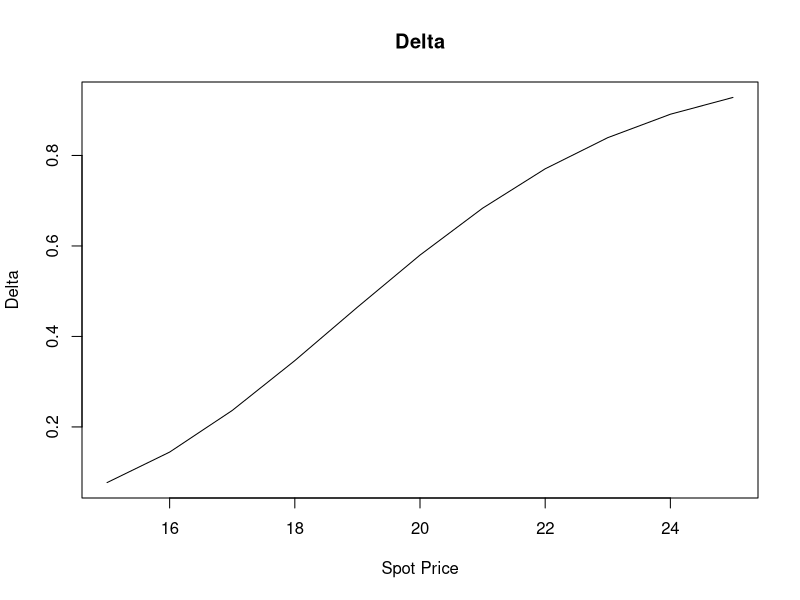
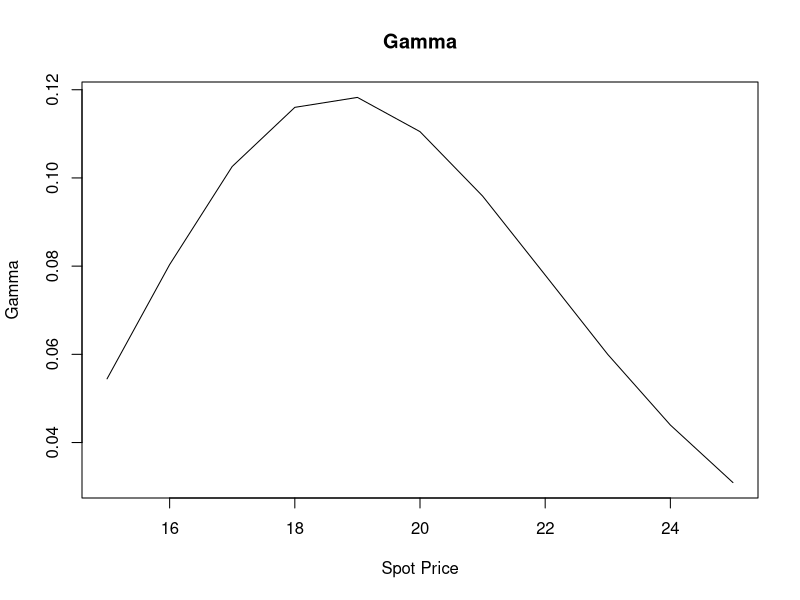
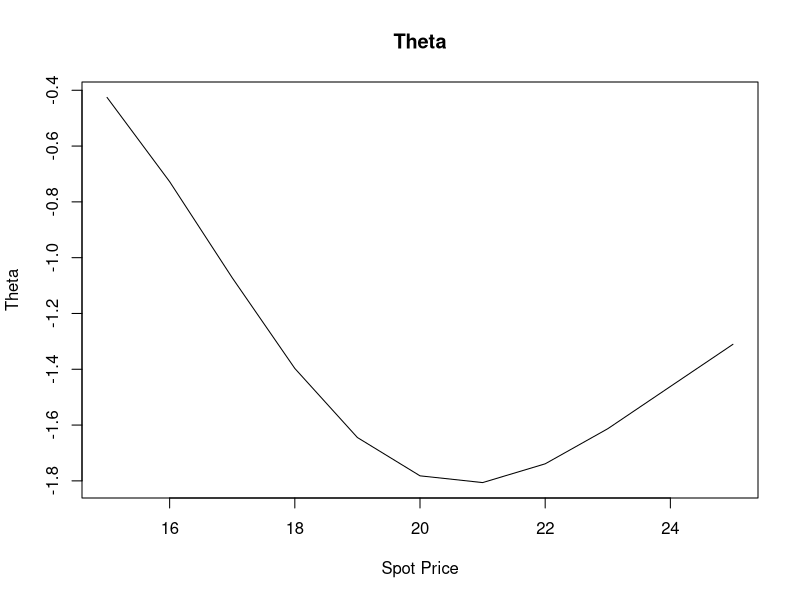
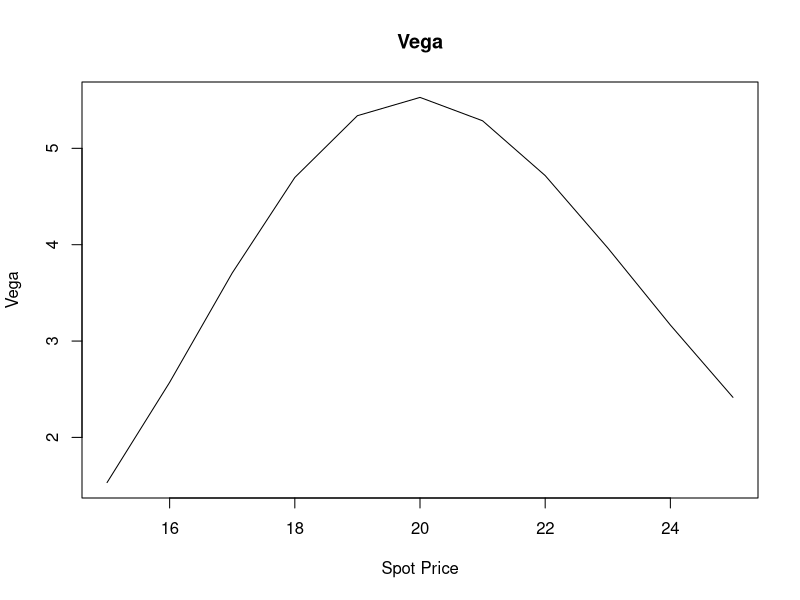
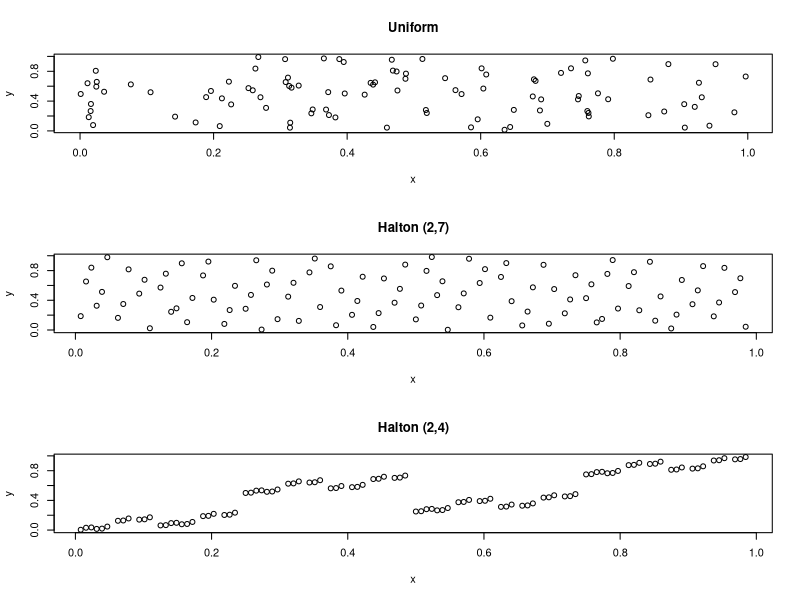

Write R code to recreate these figures, in order.
## ---- chunk 1
knitr::opts_chunk$set(echo = F, warning = F)
## ---- chunk 2
setwd("C:/Users/nhian/Documents/UCLA MFE/Spring 2020/Computational Methods in Finance/Projects/R/Project 3")
##LGM
seed <- as.numeric(Sys.time())*100

lgm_unif <- function(n){
  m = 2^31 - 1
  a = 7^5
  
  #initialize time
  x0 = seed
  
  xn = numeric(n+1)
  xn[1] = x0
  #loop
  for(i in 2:length(xn)){
    xn[i] = (a * xn[i-1]) %% m
  }
  
  seed <<- tail(xn,1)
  
  unif = (xn+0.5) /m
  
  return(unif[-1])
}


##Box-Mueller
box_mueller <- function(n){
  out = n
  #if not even add 1 more since need 2 for each couple of normals
  n = ifelse(n %%2 == 0, n, n+1) 
  #generate n uniforms
  unif = lgm_unif(n)
  #create couples of normals for each couple of uniform
  z1 = sqrt(-2 * log(unif[1:(n/2)])) * cos(2 * pi *  unif[( (n/2)+1 ): length(unif)] )
  z2 = sqrt(-2 * log(unif[1:(n/2)])) * sin(2 * pi *  unif[( (n/2)+1 ): length(unif)] )
  #return only n number of normals
  return( c(z1,z2)[1:out])
}

#function to find the nth root
nroot <- function(x, n){
    sign(x) * abs(x)^(1/n)
}
## ---- chunk 3
#1.

x0 = 1
y0 = 3/4

#create function for dx
dx <- function(x, dt, dz){
  (0.2 - 0.5*x)*dt + (2/3) * sqrt(dt) * dz
}

#create function for dy
dy <- function(y, dt, dz, t){
  (2/(1+t)*y + (1 + t^3)/3)*dt + ((1 + t^3)/3 * sqrt(dt) * dz)
}

fx_q1 <- function(x0, y0, paths = 1000, dt = 0.01){
  #X0-X2  
  ncolx = 2/dt
  ncoly = 3/dt
  step = 1/dt
  
  
  x = matrix(0, nrow = paths, ncol = ncolx + 1) 
  #Y0-Y3
  y = matrix(0, nrow = paths, ncol = ncoly + 1) 
  x[,1] = x0
  y[,1] = y0
  
  for(i in 2:ncol(x)){
    dz = box_mueller(paths)
    x[,i] = x[,i-1] + dx(x[,i-1], dt = dt, dz = dz)
  }
  
  for(i in 2:ncol(y)){
    dz = box_mueller(paths)
    y[,i] = y[,i-1] + dy(y[,i-1], dt = dt, dz = dz, t = (i-2) * dt )
  }
  
  
  p1 = sum(y[, 2 * step + 1] > 5)/nrow(y)
  e1 = mean(nroot((x[,2 * step + 1]),3))
  e2 = mean(y[,3 * step + 1])
  e3 = mean(x[,2 * step + 1] * y[,2 *step + 1] * (x[,2 * step + 1] > 1))
  
  return(c("p1" = p1,
           "e1" = e1,
           "e2" = e2,
           "e3" = e3))
}


q1_res = fx_q1(x0,y0, 10000, 0.01);q1_res
## ---- chunk 4
q1_res
## ---- chunk 5
#2.

#create function for dx
dx_2 <- function(x, dt, dw, dz){
  0.25 * x * dt + ( (1/3)*x* sqrt(dt) * dw ) - (0.75 * x * sqrt(dt) * dz)
}

#create function for y
y_2 <- function(t, dw, dz){
  exp(-0.08 * t + (1/3) * sqrt(t) * dw + 0.75 * sqrt(t) * dz )
}


fx_q2 <- function(x0, paths = 1000, dt = 0.01){
  n = 3/dt
  steps = 1/dt
  
  #X0-X3
  x = matrix(0, nrow = paths, ncol = n + 1)
  x[,1] = x0
  
  #Y1
  dz = matrix(box_mueller(2 * paths), ncol = 2)
  y = y_2(1, dz[,1], dz[,2])
  
  
  for(i in 2:ncol(x)){
    dz = matrix(box_mueller(2*paths), ncol = 2)
    x[,i] = x[,i-1] + dx_2(x[,i-1], dt = dt, dw = dz[,1], dz = dz[,2])
  }
  
  e1 = mean(nroot((1 + x[, 3 * steps + 1]),3))
  e2 = mean(x[,1 * steps + 1] * y)

  return(c("e1" = e1,
           "e2" = e2))
  
}

q2_res <- fx_q2(1, 10000, 0.01) 
## ---- chunk 6
q2_res
## ---- chunk 7
#3 MC Call Option
c_price_mc_var <- function(s0, X, t, r, sigma, paths = 10000){
  rand_norm = box_mueller(ceiling(paths/2))
  
  s_t_p = s0 * exp(sigma * rand_norm * sqrt(t) + (r - (sigma^2)/2) * t)
  s_t_m = s0 * exp(sigma * -rand_norm * sqrt(t) + (r - (sigma^2)/2) * t) #anti-thetic variate
  
  payoff_p = pmax(s_t_p - X, 0)
  payoff_m = pmax(s_t_m - X, 0)
  payoff = (payoff_p + payoff_m)/2
  
  prc = exp(-r * t) * mean(payoff)
  return(prc)
}


sim_prc_var <- c_price_mc_var(20, 20, 0.5, 0.04, 0.25)
## ---- chunk 8
sim_prc_var
## ---- chunk 9
#b. BS formula
approx_n <- function(x){
  d = c(0.0498673470,
        0.0211410061,
        0.0032776263,
        0.0000380036,
        0.0000488906,
        0.0000053830)
  
  n_x <- function(x){
    1 - 0.5 * ((1 + sum(d * x^(1:6)) )^(-16))
  }
  
  res = ifelse(x < 0, 1 - n_x(-x), n_x(x))
  return(res)
}


bs_formula <- function(s, X, t, r, sigma){
  d1 = 1/(sigma * sqrt(t)) * (log(s/X) + ((r + (sigma^2) / 2 )* t))
  d2 = d1 - (sigma * sqrt(t))
  c = s * approx_n(d1) - X * approx_n(d2) * exp(- r * t)
  return(c("prc"=c))
}

bs_prc = bs_formula(20, 20, 0.5, 0.04, 0.25)
## ---- chunk 10
bs_prc
## ---- chunk 11
#c. estimating greeks
est_greeks <- function(s0, k, t, r, sigma){
  #delta
  
  delta = (bs_formula(s0+0.01, k, t, r, sigma) - bs_formula(s0-0.01, k, t, r, sigma))/(2*0.01)
  
  #gamma
  gamma = (bs_formula(s0+ (2 * 0.01), k, t, r, sigma) - 2*bs_formula(s0, k, t, r, sigma) + bs_formula(s0- (2 * 0.01), k, t, r, sigma))/(4 * 0.01^2)
  
  #theta
  theta = (bs_formula(s0, k, t-0.004, r, sigma) - bs_formula(s0, k, t+0.004, r, sigma))/(2 * 0.004)
  
  #vega
  vega = (bs_formula(s0, k, t, r, sigma+0.001) - bs_formula(s0, k, t, r, sigma-0.001))/(2*0.001)
  
  return(c("delta" = delta,
           "gamma" = gamma,
           "theta" = theta,
           "vega" = vega))
}

s_list = 15:25
greeks = simplify2array(lapply(s_list, function(x) est_greeks(x, 20 , 0.5, 0.04,0.25)))
## ---- chunk 12
{par(mfrow = c(1,1))
plot(x = s_list, y = greeks[1,], main = "Delta", xlab = "Spot Price", ylab = "Delta", type = 'l')
plot(x = s_list, y = greeks[2,], main = "Gamma", xlab = "Spot Price", ylab = "Gamma", type = 'l')
plot(x = s_list, y = greeks[3,], main = "Theta", xlab = "Spot Price", ylab = "Theta", type = 'l')
plot(x = s_list, y = greeks[4,], main = "Vega", xlab = "Spot Price", ylab = "Vega", type = 'l')}
## ---- chunk 13
#4. Heston Model
heston <- function(s0, K, t, r, sigma, a, b, v0 = 0.05, rho, paths = 10000, dt = 1){
  #years
  n = t/dt 
  
  sim <- function(paths, fun, ...){
    #fun = function to pass thru the different methods
    #create initial matrix data to store results/simulations
    s = v = matrix(0, ncol = n+1, nrow = paths)
    #initial values
    v[,1] = v0
    s[,1] = s0
    for(i in 2:ncol(v)){
      #create correlated normals
      dz = matrix(box_mueller(paths * 2), ncol = 2)
      dz[,2] = rho * dz[,1] + sqrt(1 - (rho^2)) * dz[,2]
      
      #simulate volatility path
      v[,i] = fun(v[,i-1], 1) + (a * (b - fun(v[i-1], 2) ) * dt ) + 
        (sigma * sqrt( fun(v[,i-1],3) ) * sqrt(dt) * dz[,2])
      
      #simulate stock path
      s[,i] = s[,i-1] + (r * s[,i-1] * dt) + (sqrt( fun(v[,i-1], 3) ) * s[,i-1] * sqrt(dt) * dz[,1])
      
    }
    
    return( exp(-r *t) * mean( pmax( (s[,ncol(s)] - K), 0), na.rm = T ) )
  }
  
  #create the 3 methods
  reflection <- function(x, sch = 1) abs(x)
  partial <- function(x, sch = 1){
    if(sch == 1){
      return(x)
    } else if (sch == 2){
      return(x)
    } else if (sch == 3){
      return(pmax(0,x))
    }
  }
  full <- function(x, sch = 1){
    if(sch == 1){
      return(x)
    } else if (sch == 2){
      return(pmax(0,x))
    } else if (sch == 3){
      return(pmax(0,x))
    }
  }
    
  #pass through the methods
  c1 = sim(paths, reflection)
  c2 = sim(paths, partial)
  c3 = sim(paths, full)
  return(c("c1" = c1,
           "c2" = c2,
           "c3" = c3))
}

s = 48
k = 50
t = 1
r = 0.03
v0 = 0.05
sigma = 0.42
a = 5.8
beta = 0.0625
rho = -0.6

res_heston <- heston(s0 = s, K = k, t = t, r = r, sigma = sigma, a = a,
       b = beta, v0 = v0, rho = rho, paths = 100000, dt = 0.01)

## ---- chunk 14
res_heston
## ---- chunk 15
#5 Quasi-MC
#a.
unif_2d = matrix(lgm_unif(200), ncol = 2)

#b. halton
halton_seq = function(n, base) {
  res_vec = numeric(n)
  
  for(index in 1:n){
    fraction = 1
    result = 0
    ct = index
    while (index > 0) {
      fraction = fraction / base
      result = result + fraction * (index %% base)
      index = floor(index / base)
    }
    res_vec[ct] = result
  }
  return(res_vec)
}
#2d halton
halton_2d_1 <- simplify2array(lapply(c(2,7), function(x) halton_seq(n = 100, base = x)))

#common factor
halton_2d_2 <- simplify2array(lapply(c(2,4), function(x) halton_seq(n = 100, base = x)))
## ---- chunk 16
#plots
{par(mfrow = c(3,1))
plot(x = unif_2d[,1], y = unif_2d[,2], xlab = "x", ylab = "y", main = "Uniform")
plot(x = halton_2d_1[,1], y = halton_2d_1[,2], xlab = "x", ylab = "y", main = "Halton (2,7)")
plot(x = halton_2d_2[,1], y = halton_2d_2[,2], xlab = "x", ylab = "y", main = "Halton (2,4)")
}
## ---- chunk 17
#integral estimation
int_fx <- function(x,y){
  (exp(-x * y) * (sin(6 * pi *x) + nroot(cos(2 * pi * y),3) ) )
}

seq_num = 10000
estimate_int <- function(bases){
  #bases a vector of 2
  int_seq = simplify2array(lapply(bases, function(x) halton_seq(n = seq_num, base = x)))
  res = sum(mapply(function(x, y) int_fx(x, y), int_seq[,1], int_seq[,2]))/(seq_num)
  return(res)
}

#integral calculation
res = lapply(list("2,7" = c(2,7), "2,4" = c(2,4), "5,7" = c(5,7)), function(x) estimate_int(x))
res
